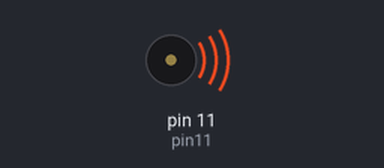
Bench run of a sketch on a simulated Arduino Uno, built with avr-gcc and run on an emulated ATmega328P. On the bench: buzzer (waves = sounding).

Above: at 0.15 s.
At 5.8 s:
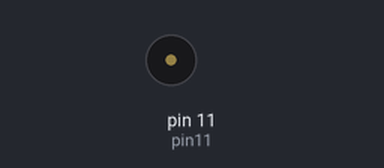
Timing chart, 0 to 7.5 s (numbered marks = the images above):
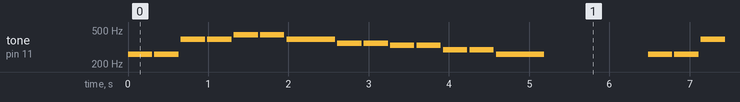

Measured:
- by itself, tone on pin 11 (pin11): plays 261 Hz for 0.30 s, 261 Hz for 0.30 s, 392 Hz for 0.30 s, 392 Hz for 0.30 s, 440 Hz for 0.30 s, 440 Hz for 0.30 s … (282 notes in this stretch)

The sketch:

180313_Buzzer.ino
```cpp
int pin8=8,pin9=9,pin10=10,pin11=11,pin12=12;
#include "pitches.h"
int speakerPin=11;
char notes[] = "ccggaagffeeddc ";
// 決定每個音階的拍子，注意這邊用 unsigned long 所以拍子只能是正整數
unsigned long beats[] = {1,1,1,1,1,1,2,1,1,1,1,1,1,2,4};
// 利用 sizeof()，算出總共要多少音符
int length = sizeof(notes);
// 決定一拍多長，這邊一拍 300 ms
int tempo = 300;
// notes in the melody:
int melody[] = {
  NOTE_C5, NOTE_D5, NOTE_E5, NOTE_F5, NOTE_G5, NOTE_A5, NOTE_B5, NOTE_C6};
int duration = 500;  // 500 miliseconds

void setup() {
  pinMode(pin11,OUTPUT);
}

void loop() {
  // 利用 for 來播放我們設定的歌曲，一個音一個音撥放
  for (int i = 0; i < length; i++) {
 // 如果是空白的話，不撥放音樂
    if (notes[i] == ' ') {
      delay(beats[i] * tempo); // rest
    } else {
  // 呼叫 palyNote() 這個 function，將音符轉換成訊號讓蜂鳴器發聲
      playNote(speakerPin,notes[i], beats[i] * tempo);
    }
    // 每個音符之間的間隔，這邊設定的長短會有連音 or 段音的效果
    delay(tempo/10);
  }
}

void playNote(int OutputPin, char note, unsigned long duration) {
   // 音符字元與對應的頻率由兩個矩陣表示
  char names[] = { 'c', 'd', 'e', 'f', 'g', 'a', 'b', 'C' };
  int tones[] = { 261, 294, 330, 349, 392, 440, 494, 523 };
  // 播放音符對應的頻率
  for (int i = 0; i < 8; i++) {
    if (names[i] == note) {
      tone(OutputPin,tones[i], duration);
  //下方的 delay() 及 noTone ()，測試過後一定要有這兩行，整體的撥放出來的東西才不會亂掉，可能是因為 Arduino 送出tone () 頻率後會馬上接著執行下個指令，不會等聲音播完，導致撥出的聲音混合而亂掉
      delay(duration);
      noTone(OutputPin);
    }
  }
}

/*
void loop() {
  for(int thisNote=0;thisNote<8;thisNote++){
    tone(pin9,melody[thisNote],duration);
    delay(1000);
  }
}
*/
```

pitches.h
```cpp
/*************************************************
 * Public Constants
 *************************************************/

#define NOTE_B0  31
#define NOTE_C1  33
#define NOTE_CS1 35
#define NOTE_D1  37
#define NOTE_DS1 39
#define NOTE_E1  41
#define NOTE_F1  44
#define NOTE_FS1 46
#define NOTE_G1  49
#define NOTE_GS1 52
#define NOTE_A1  55
#define NOTE_AS1 58
#define NOTE_B1  62
#define NOTE_C2  65
#define NOTE_CS2 69
#define NOTE_D2  73
#define NOTE_DS2 78
#define NOTE_E2  82
#define NOTE_F2  87
#define NOTE_FS2 93
#define NOTE_G2  98
#define NOTE_GS2 104
#define NOTE_A2  110
#define NOTE_AS2 117
#define NOTE_B2  123
#define NOTE_C3  131
#define NOTE_CS3 139
#define NOTE_D3  147
#define NOTE_DS3 156
#define NOTE_E3  165
#define NOTE_F3  175
#define NOTE_FS3 185
#define NOTE_G3  196
#define NOTE_GS3 208
#define NOTE_A3  220
#define NOTE_AS3 233
#define NOTE_B3  247
#define NOTE_C4  262
#define NOTE_CS4 277
#define NOTE_D4  294
#define NOTE_DS4 311
#define NOTE_E4  330
#define NOTE_F4  349
#define NOTE_FS4 370
#define NOTE_G4  392
#define NOTE_GS4 415
#define NOTE_A4  440
#define NOTE_AS4 466
#define NOTE_B4  494
#define NOTE_C5  523
#define NOTE_CS5 554
#define NOTE_D5  587
#define NOTE_DS5 622
#define NOTE_E5  659
#define NOTE_F5  698
#define NOTE_FS5 740
#define NOTE_G5  784
#define NOTE_GS5 831
#define NOTE_A5  880
#define NOTE_AS5 932
#define NOTE_B5  988
#define NOTE_C6  1047
#define NOTE_CS6 1109
#define NOTE_D6  1175
#define NOTE_DS6 1245
#define NOTE_E6  1319
#define NOTE_F6  1397
#define NOTE_FS6 1480
#define NOTE_G6  1568
#define NOTE_GS6 1661
#define NOTE_A6  1760
#define NOTE_AS6 1865
#define NOTE_B6  1976
#define NOTE_C7  2093
#define NOTE_CS7 2217
#define NOTE_D7  2349
#define NOTE_DS7 2489
#define NOTE_E7  2637
#define NOTE_F7  2794
#define NOTE_FS7 2960
#define NOTE_G7  3136
#define NOTE_GS7 3322
#define NOTE_A7  3520
#define NOTE_AS7 3729
#define NOTE_B7  3951
#define NOTE_C8  4186
#define NOTE_CS8 4435
#define NOTE_D8  4699
#define NOTE_DS8 4978
```
